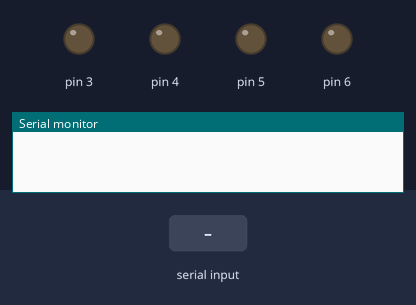
A sketch run on a simulated Arduino Uno, built with avr-gcc and run on an emulated ATmega328P. On the bench: output pins drawn as LEDs (lit = HIGH), the last lines printed to the serial monitor. Dashed ring = blinking. The test bench sets the inputs (shaded band).

Above: at 1.2 s.
1.3 s: "*show me Garba#" received over the second serial link
At 2.3 s:
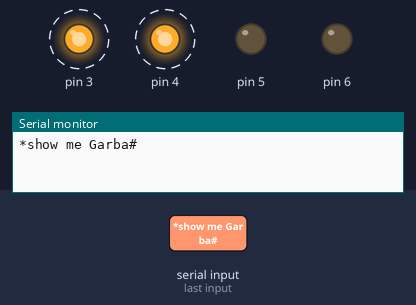
At 2.8 s:
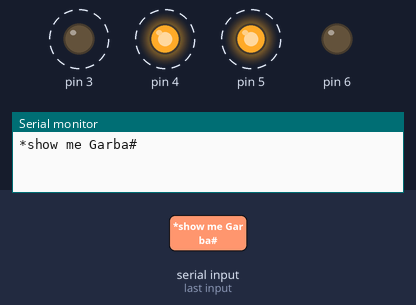
Timing chart, 0 to 10.3 s (numbered marks = the images above; inputs shaded):
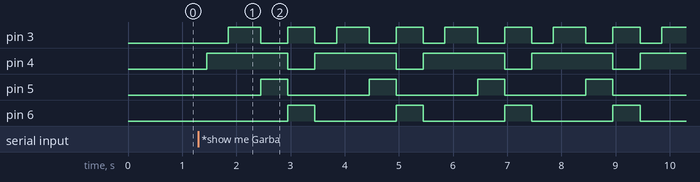

Measured:
- after the input at 1.3 s, pin 3: alternates HIGH for 0.55 s and LOW for 0.45 s, starting after 0.55 s; pin 4: alternates HIGH for 1.5 s and LOW for 0.50 s, starting after 0.15 s; pin 5: alternates HIGH for 0.50 s and LOW for 1.5 s, starting after 1.2 s; pin 6: alternates HIGH for 0.50 s and LOW for 1.5 s, starting after 1.7 s

The sketch:

voice_car_34.ino
```cpp
#include <SoftwareSerial.h>

SoftwareSerial BT(0, 1); //TX, RX respetively
String readvoice;

void setup() {
 BT.begin(9600);
 Serial.begin(9600);
  pinMode(4, OUTPUT);
  pinMode(3, OUTPUT);
  pinMode(5, OUTPUT);
  pinMode(6, OUTPUT);

}
//-----------------------------------------------------------------------//
void loop() {
  while (BT.available()){  //Check if there is an available byte to read
  delay(10); //Delay added to make thing stable
  char c = BT.read(); //Conduct a serial read
  readvoice += c; //build the string- "forward", "reverse", "left" and "right"
  }
  if (readvoice.length() > 0) {
    Serial.println(readvoice);

  if(readvoice == "*forward#")
  {
    digitalWrite(3, HIGH);
    digitalWrite (4, HIGH);
    digitalWrite(5,LOW);
    digitalWrite(6,LOW);
    delay(100);
  }

  else if(readvoice == "*back#")
  {
    digitalWrite(3, LOW);
    digitalWrite(4, LOW);
    digitalWrite(5, HIGH);
    digitalWrite(6,HIGH);
    delay(100);
  }

  else if (readvoice == "*left#")
  {
    digitalWrite (3,HIGH);
    digitalWrite (4,LOW);
    digitalWrite (5,LOW);
    digitalWrite (6,LOW);
   delay (800);
      digitalWrite(3, HIGH);
    digitalWrite (4, HIGH);
    digitalWrite(5,LOW);
    digitalWrite(6,LOW);
    delay(100);

  }

 else if ( readvoice == "*right#")
 {
   digitalWrite (3, LOW);
   digitalWrite (4, HIGH);
   digitalWrite (5, LOW);
   digitalWrite (6, LOW);
   delay (800);
      digitalWrite(3, HIGH);
    digitalWrite (4, HIGH);
    digitalWrite(5,LOW);
    digitalWrite(6,LOW);
    delay(100);
 }

 else if (readvoice == "*stop#")
 {
   digitalWrite (3, LOW);
   digitalWrite (4, LOW);
   digitalWrite (5, LOW);
   digitalWrite (6, LOW);
   delay (100);
 }
 else if (readvoice == "*keep watch in all direction#")
 {
   digitalWrite (3, HIGH);
   digitalWrite (4, LOW);
   digitalWrite (5, LOW);
   digitalWrite (6, LOW);
   delay (100);
 }
  else if (readvoice == "*show me Garba#")
 {
 digitalWrite (3, LOW);
   digitalWrite (4, HIGH);
   digitalWrite (5, LOW);
   digitalWrite (6, LOW);
   delay (400);
      digitalWrite(3, HIGH);
    digitalWrite (4, HIGH);
    digitalWrite(5,LOW);
    digitalWrite(6,LOW);
    delay(600);
    digitalWrite (3, LOW);
   digitalWrite (4, HIGH);
   digitalWrite (5, HIGH);
   digitalWrite (6, LOW);
   delay (500);
   digitalWrite (3, HIGH);
   digitalWrite (4, LOW);
   digitalWrite (5, LOW);
   digitalWrite (6, HIGH);
   delay (500);

digitalWrite (3, LOW);
   digitalWrite (4, HIGH);
   digitalWrite (5, LOW);
   digitalWrite (6, LOW);
   delay (400);
      digitalWrite(3, HIGH);
    digitalWrite (4, HIGH);
    digitalWrite(5,LOW);
    digitalWrite(6,LOW);
    delay(600);
    digitalWrite (3, LOW);
   digitalWrite (4, HIGH);
   digitalWrite (5, HIGH);
   digitalWrite (6, LOW);
   delay (500);
   digitalWrite (3, HIGH);
   digitalWrite (4, LOW);
   digitalWrite (5, LOW);
   digitalWrite (6, HIGH);
   delay (500);digitalWrite (3, LOW);
   digitalWrite (4, HIGH);
   digitalWrite (5, LOW);
   digitalWrite (6, LOW);
   delay (400);
      digitalWrite(3, HIGH);
    digitalWrite (4, HIGH);
    digitalWrite(5,LOW);
    digitalWrite(6,LOW);
    delay(600);
    digitalWrite (3, LOW);
   digitalWrite (4, HIGH);
   digitalWrite (5, HIGH);
   digitalWrite (6, LOW);
   delay (500);
   digitalWrite (3, HIGH);
   digitalWrite (4, LOW);
   digitalWrite (5, LOW);
   digitalWrite (6, HIGH);
   delay (500);digitalWrite (3, LOW);
   digitalWrite (4, HIGH);
   digitalWrite (5, LOW);
   digitalWrite (6, LOW);
   delay (400);
      digitalWrite(3, HIGH);
    digitalWrite (4, HIGH);
    digitalWrite(5,LOW);
    digitalWrite(6,LOW);
    delay(600);
    digitalWrite (3, LOW);
   digitalWrite (4, HIGH);
   digitalWrite (5, HIGH);
   digitalWrite (6, LOW);
   delay (500);
   digitalWrite (3, HIGH);
   digitalWrite (4, LOW);
   digitalWrite (5, LOW);
   digitalWrite (6, HIGH);
   delay (500);digitalWrite (3, LOW);
   digitalWrite (4, HIGH);
   digitalWrite (5, LOW);
   digitalWrite (6, LOW);
   delay (400);
      digitalWrite(3, HIGH);
    digitalWrite (4, HIGH);
    digitalWrite(5,LOW);
    digitalWrite(6,LOW);
    delay(600);
    digitalWrite (3, LOW);
   digitalWrite (4, HIGH);
   digitalWrite (5, HIGH);
   digitalWrite (6, LOW);
   delay (500);
   digitalWrite (3, HIGH);
   digitalWrite (4, LOW);
   digitalWrite (5, LOW);
   digitalWrite (6, HIGH);
   delay (500);digitalWrite (3, LOW);
   digitalWrite (4, HIGH);
   digitalWrite (5, LOW);
   digitalWrite (6, LOW);
   delay (400);
      digitalWrite(3, HIGH);
    digitalWrite (4, HIGH);
    digitalWrite(5,LOW);
    digitalWrite(6,LOW);
    delay(600);
    digitalWrite (3, LOW);
   digitalWrite (4, HIGH);
   digitalWrite (5, HIGH);
   digitalWrite (6, LOW);
   delay (500);
   digitalWrite (3, HIGH);
   digitalWrite (4, LOW);
   digitalWrite (5, LOW);
   digitalWrite (6, HIGH);
   delay (500);digitalWrite (3, LOW);
   digitalWrite (4, HIGH);
   digitalWrite (5, LOW);
   digitalWrite (6, LOW);
   delay (400);
      digitalWrite(3, HIGH);
    digitalWrite (4, HIGH);
    digitalWrite(5,LOW);
    digitalWrite(6,LOW);
    delay(600);
    digitalWrite (3, LOW);
   digitalWrite (4, HIGH);
   digitalWrite (5, HIGH);
   digitalWrite (6, LOW);
   delay (500);
   digitalWrite (3, HIGH);
   digitalWrite (4, LOW);
   digitalWrite (5, LOW);
   digitalWrite (6, HIGH);
   delay (500);digitalWrite (3, LOW);
   digitalWrite (4, HIGH);
   digitalWrite (5, LOW);
   digitalWrite (6, LOW);
   delay (400);
      digitalWrite(3, HIGH);
    digitalWrite (4, HIGH);
    digitalWrite(5,LOW);
    digitalWrite(6,LOW);
    delay(600);
    digitalWrite (3, LOW);
   digitalWrite (4, HIGH);
   digitalWrite (5, HIGH);
   digitalWrite (6, LOW);
   delay (500);
   digitalWrite (3, HIGH);
   digitalWrite (4, LOW);
   digitalWrite (5, LOW);
   digitalWrite (6, HIGH);
   delay (500);
 }


 readvoice="";}} //Reset the variable
```
